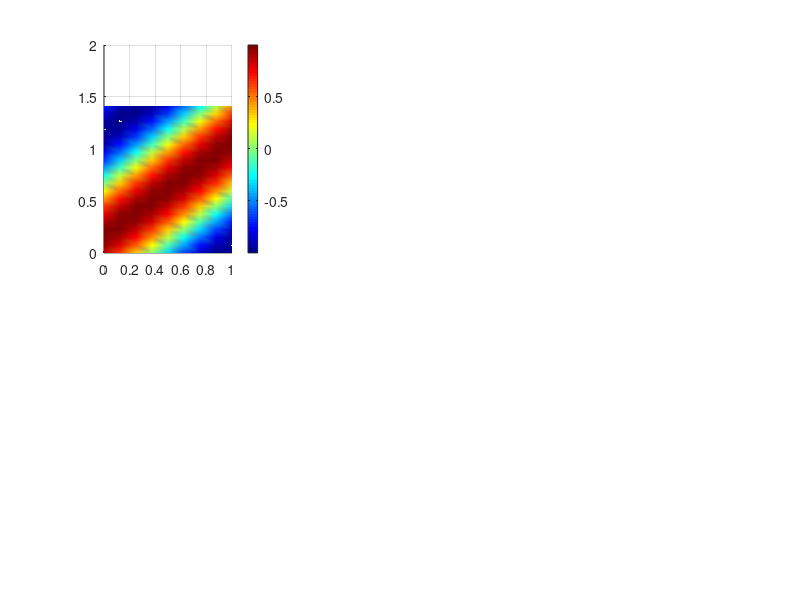

This figure's MATLAB source: (Note: this script raises an error after producing the figure.)
clc;   clear all;
% close all;

% th_i =   30/180*pi;  % angle of incidence
% th_ind= 30/180*pi;         % angle at which the structure was designed to operate in a specific way (designed angle of incidence)
% th_rd =  -30/180*pi;  % - 2*th_ind; %retroreflection
th_i =   0/180*pi;  % angle of incidence
th_ind= 0/180*pi;         % angle at which the structure was designed to operate in a specific way (designed angle of incidence)
th_rd =  70/180*pi;  % - 2*th_ind; %retroreflection

th_i =  45/180*pi;  % 58.6003 % angle of incidence
th_ind= 45/180*pi;         % angle at which the structure was designed to operate in a specific way (designed angle of incidence)
th_rd =   -45/180*pi;  % - 2*th_ind; %retroreflection

%%
R= 0.99995%*sqrt(cos(th_ind)/cos(th_rd)); % define the retro reflectivity
%     = 0.99995  for Ana Diaz-Rubio$Eq.(2) ;  
%     adding term  *sqrt(cos(th_ind)/cos(th_rd))   for Ana Diaz-Rubio$Eq.(3)

%%
rho0=1.29; % density of the free medium
c0=343; % sound speed of the free medium

freq=2e3;  omega=2*pi*freq;   % designed frequency
lambda=c0/freq;           % designed wavelength
k0=2*pi/lambda;           % wavenumber of the incidence
%
N = 4;      % defines the last order of Fourier harmonic FOR THE IMPEDANCE expansion (should be EVEN)
%
thetain = 0;  % thetain = (0.01:0.4:pi/2.1);
dz = lambda*1;   Eledz = 20;
z = 0: dz/(Eledz-1) : dz;

for iez = 1:1:length(z)
    
    for ee = 1:1:length(thetain)
        
        D = lambda/(2*sin(th_ind));              D = lambda/ abs(sin(th_ind) - sin(th_rd));% satisfy phase 2\pi
        Dxn = D;
        
        for point = 1:1:length(D)
            
            Z0= rho0 * c0;  % wave impedance of free space for normal incidence
            
            %%
            offset = 0.5*Dxn/(2*N+1); % 0.5 - Middle point
            xn=0+offset: Dxn/(2*N+1): Dxn- Dxn/(2*N+1)+offset;  % coordinate along the gradient
            
            %% define surface impedance
            
            P0=1;      % amplitude of the incident wave
            
            P_t=P0*(exp(-1i*k0*sin(th_ind)*xn) + R*exp(-1i*k0*sin(th_rd)*xn +1i*pi*0 )); %  total pressure filed
            v_t=P0/Z0*(exp(-1i*k0*sin(th_ind)*xn) * cos(th_ind) -  R*exp(-1i*k0*sin(th_rd)*xn +1i*pi*0 ) * cos(th_rd)); % total particle velocity filed
            %             P_t=P0*(exp(-1i*k0*sin(th_ind)*xn) + R*0.5*exp(-1i*k0*sin(th_rd)*xn)+ R*0.5*exp(1i*k0*sin(th_rd)*xn)); %  total pressure filed
            %             v_t=P0/Z0*(exp(-1i*k0*sin(th_ind)*xn) * cos(th_ind) -  R*0.5*exp(-1i*k0*sin(th_rd)*xn ) * cos(th_rd)...
            %                                                                                        -  R*0.5*exp( 1i*k0*sin(th_rd)*xn ) * cos(th_rd)); % total particle velocity filed
            Zs = P_t./v_t; % required surface impedance
% % % % % %        Zs = -1i * Z0/cos(th_ind) * cot( (sin(th_ind) -  sin(th_rd)) *k0 *(xn-D/2) /2 );  % conventional design
             Phi_r = (sin(th_ind) -  sin(th_rd)) .*k0 .*xn;
%             Zs =  1i * Z0/cos(th_ind) .* cot( Phi_r ./2 );  % Ana Diaz-Rubio$Eq.(1); V.S. Asadchy2017 Eq(4)
%             Zs =  Z0 * (1+exp(1i*Phi_r))./(cos(th_ind)-cos(th_rd).*exp(1i.*Phi_r));  % Ana Diaz-Rubio$Eq.(2)
            Zs =  Z0/sqrt(cos(th_ind)*cos(th_rd)) .* (sqrt(cos(th_rd))+sqrt(cos(th_ind)).*exp(1i.*Phi_r))./...
                           (sqrt(cos(th_ind))-sqrt(cos(th_rd)).*exp(1i.*Phi_r));  % Ana Diaz-Rubio$Eq.(3)


            P_t=P0*(exp(-1i*k0*sin(th_ind)*xn) + R*exp(-1i*k0*sin(th_rd)*xn+  1i*pi * 0 )); % V.S. Asadchy2017 Eq.(5). total pressure filed
            %
            v_t=P0/Z0*(exp(-1i*k0*sin(th_ind)*xn) * cos(th_ind) -  R*exp(-1i*k0*sin(th_rd)*xn+  1i*pi * 0 ) * cos(th_rd)); % total particle velocity filed
            %             v_t=P0/Z0*(exp(-1i*k0*sin(th_ind)*xn) -  R*exp(-1i*k0*sin(th_rd)*xn) ); % total particle velocity filed
            %
            Zs = P_t./v_t; % required surface impedance


            %   in comsol          -i*Z0/cos(theta_i)*cot(k*(sin(theta_r) - sin(theta_i))*(x-D/2)/2)
            %% xx is the order of the harmonics
            for ii=1:N+1                        % auxiliary variable
                xx(ii)=ii;
            end
            xx= -(-xx+N/2+1);
            
            %% Finding Fourier harmonics of the impedance
            zp=(fftshift(fft(Zs)/(2*N+1)));
            
            %% Composing the impedance based on the determined harmonics, Z is impedance matrix
            
            Zs_Fourier=zeros(N+1,N+1);
            for in1=1:N+1     %row
                for in2=1:N+1 % colummn
                    Zs_Fourier(in1,in2)=zp(N+1+in2-in1);  % int2 and int1 ?: Zs_Fourier(in1,in2)=zp(N+1+in1-in2);
                end
            end
            
            Ya=zeros(N+1,N+1);
            for nn=1:N+1
                %%%%%%%%%%%%%%%%%%%%%%%%%%%%%%%%%%%%%%
                krx(nn) =   k0*sin(th_i) + 2*pi/D*(nn-1-N/2);
                krz(nn) = sqrt(k0^2- krx(nn)^2);     realkrz(nn) = real(krz(nn));  %     (krx./k0)*abs(b)
                %
                
                krx(nn) = isreal(krz(nn)) .* krx(nn);          %%%%%%%%%% important !%%%%%%
                krz(nn) = isreal(krz(nn)) .* krz(nn);          %%%%%%%%%% important !%%%%%%
                
                %
                zan(nn,1) =  rho0*omega/krz(nn) ; % Ya is a diagonal matrix with its main entry representing the admittance of each space harmonic
                theta_r(nn) = asin(krx(nn)/k0);
                
            end
            Za = diag(zan);  %%%
            Ya = (Za)^-1;  %%%
            
            I=eye(N+1); % I is the identity matrix
            REF = pinv(Zs_Fourier*Ya + I )*(Zs_Fourier*Ya - I );            % 'pinv' function works better than 'inv'
            
            Pin_m = zeros(N+1,1);
            Pin_m(N/2+1,1) = P0;  % specify here what incident harmonics excite the surface. by default only one propagating wave is incident.
            Pr_m = REF*Pin_m;                          % Prm gives the amplitudes of the reflected harmonics
            %%
            
            RekrzM(point,:) = realkrz/k0;
            theta_rM(point,:) = real(theta_r);
            
        end
        if ee==1
            Akrz = RekrzM;
            Btheta = theta_rM;
        else
            Akrz = horzcat(Akrz,RekrzM);
            Btheta = horzcat(Btheta,theta_rM);
        end
    end
    a = Pin_m;   b = Pr_m;
    
    %     b(N/2-2) = 0;
    %     b(N/2-1) = 0;
    %     b(N/2) = 0;
    % %     b(N/2+1) = 0;
    %     b(N/2+2) = 0;
    %     b(N/2+3) = 0;
    %     b(N/2+4) = 0;
    
    
    Elex = length(xn);
    
    for j = 1: Elex
        p_ref(j) =  ((exp(1i*krz*z(iez)*1)).*a.'*0 + (exp(-1i*krz*z(iez)*1)).*b.') ...
            *( sqrt(1/1) .*exp(-1i*krx*xn(j))  ).' ; % Eq.(6.41)
        v_ref(j) =  (( zan.^-1)' .*( (exp(1i*krz*z(iez)*1)).*a.'*0 - (exp(-1i*krz*z(iez)*1)).*b.' ) ) ...
            *( sqrt(1/1) .*exp(-1i*krx*xn(j)) ).';

        %% velocity direction
        v_ref_x(j) =  ((Z0* zan.^-1)' .*( (exp(1i*krz*z(iez)*1)).*a.'*0 + (exp(-1i*krz*z(iez)*1)).*b.'   .* krx./k0 ) ) ...
            *( sqrt(1/1) .*exp(-1i*krx*xn(j)) ).' /Z0;
        v_ref_y(j) =  ((Z0* zan.^-1)' .*( (exp(1i*krz*z(iez)*1)).*a.'*0 + (exp(-1i*krz*z(iez)*1)).*b.'   .* krz./k0 ) ) ...
            *( sqrt(1/1) .*exp(-1i*krx*xn(j)) ).' /Z0;

        %% total field
        p_tot(j) =  ((exp(1i*krz*z(iez)*1)).*a.'*1 + (exp(-1i*krz*z(iez)*1 )).*b.') ...
            *( sqrt(1/1) .*exp(-1i*krx*xn(j))  ).' ; % Eq.(6.41)
        v_tot(j) =  ((Z0* zan.^-1)' .*( (exp(1i*krz*z(iez)*1)).*a.'*1 - (exp(-1i*krz*z(iez)*1 )).*b.' ) ) ...
            *( sqrt(1/1) .*exp(-1i*krx*xn(j)) ).' /Z0;
        % total x y velocity
        v_tot_x(j) =  ((Z0* zan.^-1)' .*( (exp(1i*krz*z(iez)*1)).*a.'*sin(th_i) + (exp(-1i*krz*z(iez)*1)).*b.'   .* krx./k0 ) ) ...
            *( sqrt(1/1) .*exp(-1i*krx*xn(j)) ).' /Z0;
        v_tot_y(j) =  ((Z0* zan.^-1)' .*(  - (exp(1i*krz*z(iez)*1)).*a.'*cos(th_i) + (exp(-1i*krz*z(iez)*1)).*b.'   .* krz./k0 ) ) ...
            *( sqrt(1/1) .*exp(-1i*krx*xn(j)) ).' /Z0;
    end

    %%
    P_ref(iez, 1 :1: Elex )  = p_ref;       P_tot(iez, 1 :1: Elex )  = p_tot;
    V_ref(iez, 1 :1: Elex )  = v_ref;       V_tot(iez, 1 :1: Elex )   = v_tot;
    
    V_ref_x(iez, 1 :1: Elex )  = v_ref_x;         V_ref_y(iez, 1 :1: Elex )  =  v_ref_y;
    V_tot_x(iez, 1 :1: Elex )  = v_tot_x;         V_tot_y(iez, 1 :1: Elex )  =  v_tot_y;
    
    
end

% plot something

% Incident_Inten_tot = 0.5*real(P_t.*conj(v_t*Z0));   
Incident_Inten_tot = 0.5*real(P0*exp(-1i*k0*sin(th_i)*xn).*conj(P0/Z0*(exp(-1i*k0*sin(th_i)*xn) * cos(th_i))))

ReInten_tot = 0.5*real(P_ref.*conj(V_tot));   

ReInten_ref_x =  0.5*real(P_ref.*conj(V_ref_x));        ReInten_ref_y =  0.5*real(P_ref.*conj(V_ref_y));
ReInten_tot_x =  0.5*real(P_tot.*conj(V_tot_x));        ReInten_tot_y  =  0.5*real(P_tot.*conj(V_tot_y));
%%
% angle_Intensity = atan(ReInten_y./ReInten_x)*180/pi;
Real_V_ref = real(V_ref);
ReInten_ref = 0.5*real(R*exp(-1i*k0*sin(th_rd)*xn ).*conj(V_ref));

% [gx, gz] = gradient(Real_V_ref);

% Harmonics that propagating into far field.
iii = 1;
for nn=1:N+1
    if krz(nn)~=0
        harmonics(iii) = nn-1-N/2;
        marker_xx(iii) = nn;
        iii = iii+1;
    end
end

%% subplot
fontsz = 17; linewd = 1.5; markersz = 8; fontszgca = 3;
X = 0 :Dxn/(Elex-1): Dxn;   %z = 0: dz/(Eledz-1) : dz;  % z = z(end:-1:1);
[X, z] = meshgrid(X,  z);


beishu0 = 0.95;
% figure;
factor = dz/Dxn;   %*factor
n1 = 2; % number of rows
n2 = 3; % number of columns
figure('Position',[0 0 250*n2 250*n1*factor]+50);
nw = 0.6; % normalized width
nh = 0.6;  % normalized height
%%
for k1 = 1:n1
    for k2 = 1:n2
        h=subplot(n1, n2, (k1-1)*n2 + k2);
        
        %
        switch k1
            case 1
                switch k2
                    case 1
                        surf( X/D, z/D, real(P_ref), 'LineStyle','none');
                        view(2);  colormap(jet(80));   shading interp;  c2 = caxis;
                        colorbar('Ticks',[-2:1:2]);  
                         caxis([-2 2]);
                        xlim([0 Dxn/D]); ylim([0 dz/D]);  xticks(0:0.5:10); yticks(0:0.5:1.4);
                        title('$\mathrm{Re}(p_{\mathrm{r}})$','Interpreter','latex','FontSize',fontsz+3);
                        xlabel('$x/D$','Interpreter', 'LaTeX','FontSize',fontsz);
                        ylabel('$y/D$', 'Interpreter', 'LaTeX','FontSize',fontsz);
                        set(gca,'position',[(1-nw)/n2/2 + (k2-1)/n2+0.03, (1-nh)/n1/2 + 1-k1/n1,  nw/n2, nh/n1]*beishu0);
                    case 2
                        surf( X/D, z/D, real(V_ref), 'LineStyle','none');
                        view(2);  colormap(jet(80));   shading interp;
                        colorbar('Ticks',[-0.002:0.001:0.002]);%colorbar('Ticks',[-10:0.5:10]);   
                        caxis([-0.002 0.002]);
                        xlim([0 Dxn/D]); ylim([0 dz/D]);  xticks(0:0.5:10); yticks(0:0.5:1.4);
                        title('$\mathrm{Re}(v_{\mathrm{r}})$','Interpreter','latex','FontSize',fontsz+3);
                        xlabel('$x/D$','Interpreter', 'LaTeX','FontSize',fontsz);
                        %                         ylabel('$y/D$', 'Interpreter', 'LaTeX','FontSize',fontsz);
                        set(gca,'position',[(1-nw)/n2/2 + (k2-1)/n2+0.03, (1-nh)/n1/2 + 1-k1/n1,  nw/n2, nh/n1]*beishu0);
                    case 3
                        surf( X/D, z/D, real(P_tot), 'LineStyle','none');
                        view(2);  colormap(jet(80));   shading interp;
                        colorbar('Ticks',[-10:1:10]);   caxis([-2 2]);   c2 = caxis;
                        xlim([0 Dxn/D]); ylim([0 dz/D]);  xticks(0:0.5:10); yticks(0:0.5:10);
                        title('$\mathrm{Re}(p_{\mathrm{t}})$','Interpreter','latex','FontSize',fontsz+3);
                        xlabel('$x/D$','Interpreter', 'LaTeX','FontSize',fontsz);
                        %                         ylabel('$y/D$', 'Interpreter', 'LaTeX','FontSize',fontsz);
                        set(gca,'position',[(1-nw)/n2/2 + (k2-1)/n2+0.03, (1-nh)/n1/2 + 1-k1/n1,  nw/n2, nh/n1]*beishu0);
                    case 4
                        plot(xn/Dxn,imag(Zs)/Z0,'-o','color','b','LineWidth',2,'MarkerFaceColor','b');
                        xlabel('$x/D$', 'Interpreter','LaTeX','FontSize',fontsz);
                        ylabel('${\rm Imag}(Z_s/Z0)$', 'Interpreter', 'LaTeX','FontSize',fontsz);
                        % xlim([-20 20])
                        legend('');   h = legend;   h.Visible = 'off';
                        set(legend,'Interpreter','latex','edgecolor','none','Location','northwest','FontSize',fontsz);
                        grid on
                        set(gca,'position',[(1-nw)/n2/2 + (k2-1)/n2+0.03, (1-nh)/n1/2 + 1-k1/n1,  nw/n2, nh/n1]*beishu0);
                    case 5
                        plot( xn/Dxn, - real(vpa(ReInten_tot_y(1,:)/ Incident_Inten_tot(1), 5)),'-d','color','k','LineWidth',2,'MarkerFaceColor','b');hold on;
                        plot( xn/Dxn,real(vpa(ReInten_tot_y(iez,:)/ Incident_Inten_tot(1), 5)),'--o','color','b','LineWidth',2,'MarkerFaceColor','b');hold on;
                        xlabel('$x/D$', 'Interpreter', 'LaTeX','FontSize',fontsz);
                        ylabel('$I_y$/$I_{\mathrm{i}}$', 'Interpreter', 'LaTeX','FontSize',fontsz);
%                                  ylim([-3e-4 3e-4]);  yticks(-3e-4:3e-4/3:3e-4); %colorbar('Ticks',[-90:30:90]);    caxis([-90 90]);
                        %                         ylabel('Ticks',[-4.46 -4.44]);
%                         colorbar('Ticks',[-10:2:10]);               caxis([-4.46 -4.44]);
                        legend('at $y=0$','at $y=d_z$');   h = legend;  % h.Visible = 'off';
                        set(legend,'Interpreter','latex','edgecolor','none','Location','northoutside','FontSize',fontsz);
                        grid on;
                        %                         ylabel('$y/D$', 'Interpreter', 'LaTeX','FontSize',fontsz);
                        set(gca,'position',[(1-nw)/n2/2 + (k2-1)/n2+0.03, (1-nh)/n1/2 + 1-k1/n1,  nw/n2, nh/n1]*beishu0);
% % %                         plot( xn/Dxn, real(vpa(ReInten_tot_x(1,:),5)),'-d','color','k','LineWidth',2,'MarkerFaceColor','b');hold on;
% % %                         plot( xn/Dxn,real(vpa(ReInten_tot_x(iez,:),5)),'--o','color','b','LineWidth',2,'MarkerFaceColor','b');hold on;
% % %                         xlabel('$x/D$', 'Interpreter', 'LaTeX','FontSize',fontsz);
% % %                         ylabel('$I_x$', 'Interpreter', 'LaTeX','FontSize',fontsz);
% % %                             ylim([-0e-3 1e-3]);  yticks(-0e-3:1e-3/4:1e-3); %colorbar('Ticks',[-90:30:90]);    caxis([-90 90]);
% % %                         %                         ylabel('Ticks',[-4.46 -4.44]);
% % % %                         colorbar('Ticks',[-10:2:10]);               caxis([-4.46 -4.44]);
% % %                         legend('at $y=0$','at $y=d_z$');   h = legend;  % h.Visible = 'off';
% % %                         set(legend,'Interpreter','latex','edgecolor','none','Location','northoutside','FontSize',fontsz);
% % %                         grid on;
% % %                         %                         ylabel('$y/D$', 'Interpreter', 'LaTeX','FontSize',fontsz);
% % %                         set(gca,'position',[(1-nw)/n2/2 + (k2-1)/n2+0.03, (1-nh)/n1/2 + 1-k1/n1,  nw/n2, nh/n1]*beishu0);
                    case 6
                        plot( z/dz,   real(vpa(ReInten_tot_x(:,1)/Incident_Inten_tot(1),5)),'-d','color','k','LineWidth',2,'MarkerFaceColor','b');hold on;
                        plot( z/dz, real(vpa(ReInten_tot_x(:,Elex- 0)/Incident_Inten_tot(1),5)),'--o','color','b','LineWidth',2,'MarkerFaceColor','b');hold on;
                        xlabel('$y/d_z$', 'Interpreter', 'LaTeX','FontSize',fontsz);
                        ylabel('$I_x$/$I_{\mathrm{i}}$', 'Interpreter', 'LaTeX','FontSize',fontsz);
                                    ylim([-2e-3 2e-3]);  yticks(-2e-3:1e-3:2e-3); %colorbar('Ticks',[-90:30:90]);    caxis([-90 90]);
                        %                         ylabel('Ticks',[-4.46 -4.44]);
%                         colorbar('Ticks',[0:0.5:2]*0.001);               
caxis([0 2]*0.001);
                        legend('at $x=0$','at $x= D$');  % h = legend;  % h.Visible = 'off';
                        set(legend,'Interpreter','latex','edgecolor','none','Location','northoutside','FontSize',fontsz);
                        grid on;
                        %                         ylabel('$y/D$', 'Interpreter', 'LaTeX','FontSize',fontsz);
                        set(gca,'position',[(1-nw)/n2/2 + (k2-1)/n2+0.03, (1-nh)/n1/2 + 1-k1/n1,  nw/n2, nh/n1]*beishu0);
% % %                         plot( z/dz, real(vpa(ReInten_tot_y(:,1),5)),'-d','color','k','LineWidth',2,'MarkerFaceColor','b');hold on;
% % %                         plot( z/dz,real(vpa(ReInten_tot_y(:,Elex),5)),'--o','color','b','LineWidth',2,'MarkerFaceColor','b');hold on;
% % %                         xlabel('$y/d_z$', 'Interpreter', 'LaTeX','FontSize',fontsz);
% % %                         ylabel('$I_y$', 'Interpreter', 'LaTeX','FontSize',fontsz);
% % %                                 ylim([-3e-4 3e-4]);  yticks(-3e-4:3e-4/3:3e-4); %colorbar('Ticks',[-90:30:90]);    caxis([-90 90]);
% % %                         %                         ylabel('Ticks',[-4.46 -4.44]);
% % % %                         colorbar('Ticks',[-10:2:10]);               caxis([-4.46 -4.44]);
% % %                         legend('at $x=0$','at $x= D$');  % h = legend;  % h.Visible = 'off';
% % %                         set(legend,'Interpreter','latex','edgecolor','none','Location','northoutside','FontSize',fontsz);
% % %                         grid on;
% % %                         %                         ylabel('$y/D$', 'Interpreter', 'LaTeX','FontSize',fontsz);
% % %                         set(gca,'position',[(1-nw)/n2/2 + (k2-1)/n2+0.03, (1-nh)/n1/2 + 1-k1/n1,  nw/n2, nh/n1]*beishu0);
                        %%
                        row = 1;   col = row;
                        conservation = - sum(ReInten_tot_x(1+row:iez-row,1+col)) ...
                                              + sum(ReInten_tot_x(1+row:iez-row, Elex-col)) ...
                                              - sum(ReInten_tot_y(1+row,1+col:Elex-col)) ...
                                             + sum(ReInten_tot_y(iez-row,1+col:Elex-col))
                end
                %%
                
                
            case 2
                switch k2
                    case 1
                        surf( X/D, z/D, real(V_tot), 'LineStyle','none');
                        view(2);  colormap(jet(80));   shading interp;
                        colorbar('Ticks',[-20:10:20]*0.0001);   caxis([-20 20]*0.0001);  c3 = caxis;
                        xlim([0 Dxn/D]); ylim([0 dz/D]);  xticks(0:0.5:10); yticks(0:0.5:10);
                        title('$\mathrm{Re}(v_{\mathrm{t}})$','Interpreter','latex','FontSize',fontsz+3);
                        xlabel('$x/D$','Interpreter', 'LaTeX','FontSize',fontsz);
                                                ylabel('$y/D$', 'Interpreter', 'LaTeX','FontSize',fontsz); 
                        set(gca,'position',[(1-nw)/n2/2 + (k2-1)/n2+0.03, (1-nh)/n1/2 + 1-k1/n1,  nw/n2, nh/n1]*beishu0);
                    case 2
                        contour(X/D, z/D, ReInten_ref,10,'ShowText','off', 'LineWidth',1);
                        %colorbar('Ticks',[-10:0.5:10]);
                        xlabel('$x/D$','Interpreter', 'LaTeX','FontSize',fontsz);
%                         ylabel('$y/D$', 'Interpreter', 'LaTeX','FontSize',fontsz);
                        xlim([0 Dxn/D]); ylim([0 dz/D]);  xticks(0:0.5:10); yticks(0:0.5:10);
                        hold on;
                      % step = 3;  hh = quiver(X(1:step:iez,1:step:Elex)/D, z(1:step:iez,1:step:Elex)/D,  cos(ReInten(1:step:iez,1:step:Elex)).*sign(ReInten(1:step:iez,1:step:Elex)) .* abs(Inten(1:step:iez,1:step:Elex)),  sin(ReInten(1:step:iez,1:step:Elex)) .* abs(Inten(1:step:iez,1:step:Elex)), 'MaxHeadSize', 0.15 ,'AutoScaleFactor', 2 ,'AutoScale','on');
                        step = 3;  hh = quiver(X(1:step:iez,1:step:Elex)/D, z(1:step:iez,1:step:Elex)/D,  ...
                              ReInten_ref_x(1:step:iez,1:step:Elex) .* abs(ReInten_tot(1:step:iez,1:step:Elex)), ...
                              ReInten_ref_y(1:step:iez,1:step:Elex) .* abs(ReInten_tot(1:step:iez,1:step:Elex)), 'MaxHeadSize', 0.15 ,'AutoScaleFactor', 0.5 ,'AutoScale','on');
                        hold off;
                        t = title('$I_{\mathrm{r}}$','Interpreter','latex','FontSize',fontsz);
                        set(gca,'position',[(1-nw)/n2/2 + (k2-1)/n2+0.03, (1-nh)/n1/2 + 1-k1/n1,  nw/n2, nh/n1]*beishu0);
                    case 3
                        contour(X/D, z/D, ReInten_tot,10,'ShowText','off', 'LineWidth',1);
                        %colorbar('Ticks',[-10:0.5:10]);
                        xlabel('$x/D$','Interpreter', 'LaTeX','FontSize',fontsz);
%                         ylabel('$y/D$', 'Interpreter', 'LaTeX','FontSize',fontsz);
                        xlim([0 Dxn/D]); ylim([0 dz/D]);  xticks(0:0.5:10); yticks(0:0.5:10);
                        hold on;
                        %%
                        step = 1;  hh = quiver(X(1:step:iez,1:step:Elex)/D, z(1:step:iez,1:step:Elex)/D,  ...
                                      ReInten_tot_x(1:step:iez,1:step:Elex) .* abs(ReInten_tot(1:step:iez,1:step:Elex)), ...
                                      ReInten_tot_y(1:step:iez,1:step:Elex) .* abs(ReInten_tot(1:step:iez,1:step:Elex)), ...
                                      'MaxHeadSize', 0.15 ,'AutoScaleFactor', 2 ,'AutoScale','on');
                        %%
                        hold off;
                        t = title('$I_{\mathrm{t}}$','Interpreter','latex','FontSize',fontsz);
                        set(gca,'position',[(1-nw)/n2/2 + (k2-1)/n2+0.03, (1-nh)/n1/2 + 1-k1/n1,  nw/n2, nh/n1]*beishu0);
                    case 4
                        surf( X/D, z/D, real(V_tot), 'LineStyle','none');
                        view(2);  colormap(jet(80));   shading interp;
                        colorbar('Ticks',[-2:1:2]*0.0001);   caxis([-2 2]*0.0001);  c3 = caxis;
                        xlim([0 Dxn/D]); ylim([0 dz/D]);  xticks(0:0.5:10); yticks(0:0.5:10);
                        title('$v_{\mathrm{t}}$','Interpreter','latex','FontSize',fontsz+3);
                        xlabel('$x/D$','Interpreter', 'LaTeX','FontSize',fontsz);
                        %                         ylabel('$y/D$', 'Interpreter', 'LaTeX','FontSize',fontsz);  ;
                        set(gca,'position',[(1-nw)/n2/2 + (k2-1)/n2+0.03, (1-nh)/n1/2 + 1-k1/n1,  nw/n2, nh/n1]*beishu0);
                    case 5
                        contour(X/D, z/D, Real_V_ref,10,'ShowText','off', 'LineWidth',1);
                        %colorbar('Ticks',[-10:0.5:10]);
                        xlabel('$x/D$','Interpreter', 'LaTeX','FontSize',fontsz);
%                         ylabel('$y/D$', 'Interpreter', 'LaTeX','FontSize',fontsz);
                        xlim([0 Dxn/D]); ylim([0 dz/D]);  xticks(0:0.5:10); yticks(0:0.5:10);
                        hold on;
                      % step = 3;  hh = quiver(X(1:step:iez,1:step:Elex)/D, z(1:step:iez,1:step:Elex)/D,  cos(ReInten(1:step:iez,1:step:Elex)).*sign(ReInten(1:step:iez,1:step:Elex)) .* abs(Inten(1:step:iez,1:step:Elex)),  sin(ReInten(1:step:iez,1:step:Elex)) .* abs(Inten(1:step:iez,1:step:Elex)), 'MaxHeadSize', 0.15 ,'AutoScaleFactor', 2 ,'AutoScale','on');
                        step = 3;  hh = quiver(X(1:step:iez,1:step:Elex)/D, z(1:step:iez,1:step:Elex)/D,  ...
                              ReInten_ref_x(1:step:iez,1:step:Elex) .* abs(ReInten_tot(1:step:iez,1:step:Elex)), ...
                              ReInten_ref_y(1:step:iez,1:step:Elex) .* abs(ReInten_tot(1:step:iez,1:step:Elex)), 'MaxHeadSize', 0.15 ,'AutoScaleFactor', 2 ,'AutoScale','on');
                        hold off;
                        t = title('$I_{\mathrm{r}}$','Interpreter','latex','FontSize',fontsz);
                        set(gca,'position',[(1-nw)/n2/2 + (k2-1)/n2+0.03, (1-nh)/n1/2 + 1-k1/n1,  nw/n2, nh/n1]*beishu0);
                    case 6
                        contour(X/D, z/D, Real_V_ref,10,'ShowText','off', 'LineWidth',1);
                        %colorbar('Ticks',[-10:0.5:10]);
                        xlabel('$x/D$','Interpreter', 'LaTeX','FontSize',fontsz);
%                         ylabel('$y/D$', 'Interpreter', 'LaTeX','FontSize',fontsz);
                        xlim([0 Dxn/D]); ylim([0 dz/D]);  xticks(0:0.5:10); yticks(0:0.5:10);
                        hold on;
                        %%
                        step = 1;  hh = quiver(X(1:step:iez,1:step:Elex)/D, z(1:step:iez,1:step:Elex)/D,  ...
                                      ReInten_tot_x(1:step:iez,1:step:Elex) .* abs(ReInten_tot(1:step:iez,1:step:Elex)), ...
                                      ReInten_tot_y(1:step:iez,1:step:Elex) .* abs(ReInten_tot(1:step:iez,1:step:Elex)), ...
                                      'MaxHeadSize', 0.15 ,'AutoScaleFactor', 2 ,'AutoScale','on');
                        %%
                        hold off;
                        t = title('$I_{\mathrm{t}}$','Interpreter','latex','FontSize',fontsz);
                        set(gca,'position',[(1-nw)/n2/2 + (k2-1)/n2+0.03, (1-nh)/n1/2 + 1-k1/n1,  nw/n2, nh/n1]*beishu0);
                end
        end
        
    end
end
% % % % 
% % % % %
% % % % subplot(2, n2, [1 2])
% % % % % hp = get(subplot(2,n2,[1 2]),'Position');
% % % % % h = colorbar('Position', [hp(1)+hp(3)/2  hp(2)*1  0.015  hp(2)+hp(3)*5]);
% % % % 
% % % % yyaxis left;
% % % % % title('Plots with Different y-Scales');
% % % % grid on;       %   grid minor;
% % % % hold on;
% % % % PP = plot(xx,abs(Pr_m),'-o','LineWidth',2,'MarkerFaceColor','b' ); %,'color','b'
% % % % hold on;
% % % % PP2 = plot(xx,abs(Pr_m),'o', 'MarkerIndices',marker_xx, 'MarkerFaceColor','g', 'MarkerSize',10);
% % % % xlabel('Harmonics $n$','Interpreter', 'LaTeX','FontSize',fontsz);
% % % % ylabel('Amplitude ($|A_n|/P_{\rm in}$)', 'Interpreter', 'LaTeX','FontSize',fontsz);
% % % % xlim([-4 4]);  xticks(-10:1:10); yticks(-10:0.2:10);  %ylim([-90 90]);
% % % % legend('');   h = legend;   h.Visible = 'off';
% % % % set(legend,'Interpreter','latex','edgecolor','none','Location','northwest','FontSize',fontsz);
% % % % %
% % % % yyaxis right;
% % % % grid on;       %grid minor;
% % % % hold on;
% % % % PP = plot(xx,theta_r*180/pi,'--s','LineWidth',2,'MarkerFaceColor','r' ); % ,'color','b'
% % % % hold on;
% % % % PP2 = plot(xx,theta_r*180/pi,'s', 'MarkerIndices',marker_xx, 'MarkerFaceColor','g', 'MarkerSize',10);
% % % % %                         xlabel('Harmonics $n$','Interpreter', 'LaTeX','FontSize',fontsz);
% % % % ylabel('Reflected angle $\theta_{\rm r}$', 'Interpreter', 'LaTeX','FontSize',fontsz);
% % % % xlim([-4 4]); ylim([-90 90]); xticks(-10:1:10); yticks(-90:15:90); %colorbar('Ticks',[-90:30:90]);    caxis([-90 90]);
% % % % legend('');   h = legend;   h.Visible = 'off';
% % % % set(legend,'Interpreter','latex','edgecolor','none','Location','northwest','FontSize',fontsz);
% % % % set(gca,'position',[0.13*0.5    0.5838    0.2866*0.9    0.3412]*beishu0);
% % % % hold off

print(gcf, '-djpeg', '-r300', './Fig2_retro_45du20211219.jpg');
print(gcf, '-depsc2', '-r300', './Fig2_retro_45du20211219.eps');

% figure; More Clear
% % % figure('Position',[0 0 2000*Dxn 2000*dz]+50);
% % % step = 1;  hh = quiver(X(1:step:iez,1:step:Elex)/D, z(1:step:iez,1:step:Elex)/D,  ...
% % %     ReInten_tot_x(1:step:iez,1:step:Elex) .* abs(ReInten_tot(1:step:iez,1:step:Elex)), ...
% % %     ReInten_tot_y(1:step:iez,1:step:Elex) .* abs(ReInten_tot(1:step:iez,1:step:Elex)), ...
% % %     'MaxHeadSize', 0.15 ,'AutoScaleFactor', 2 ,'AutoScale','on');
% % % %
% % % % hold off;
% % % t = title('$I_{\mathrm{t}}$','Interpreter','latex','FontSize',fontsz);

